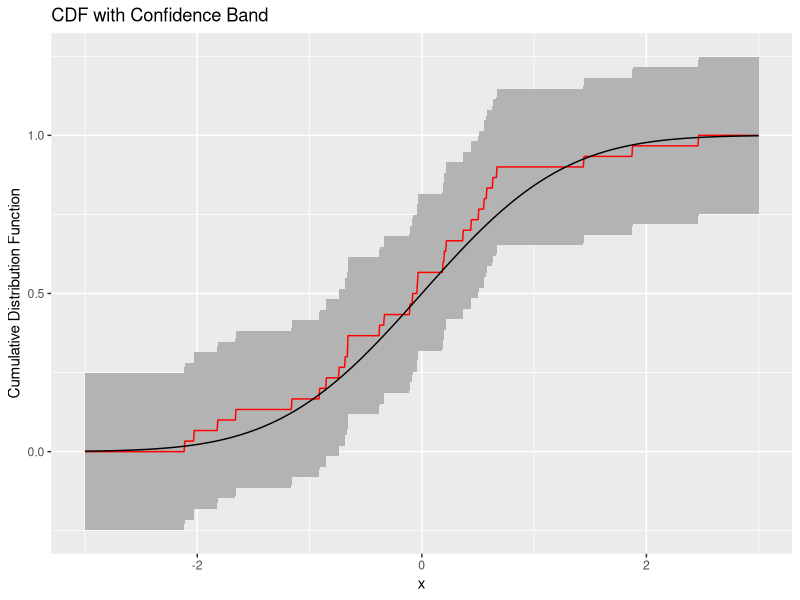
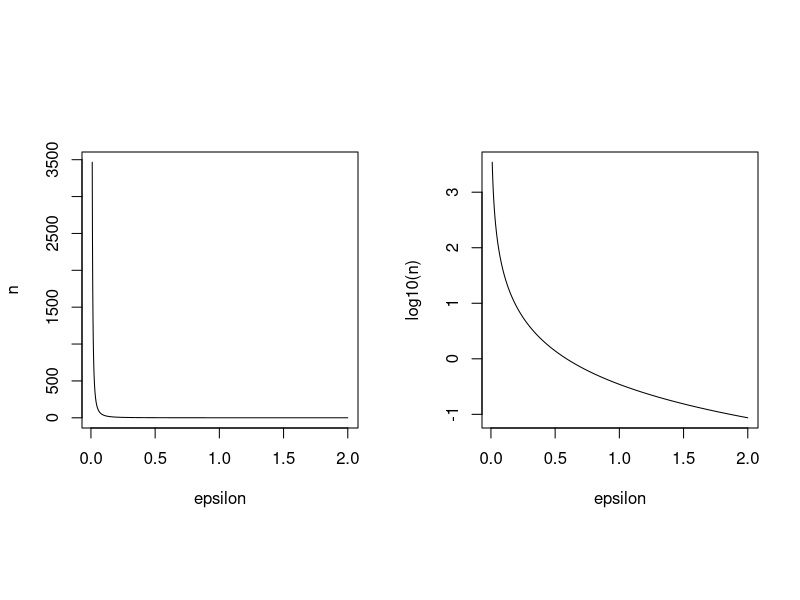
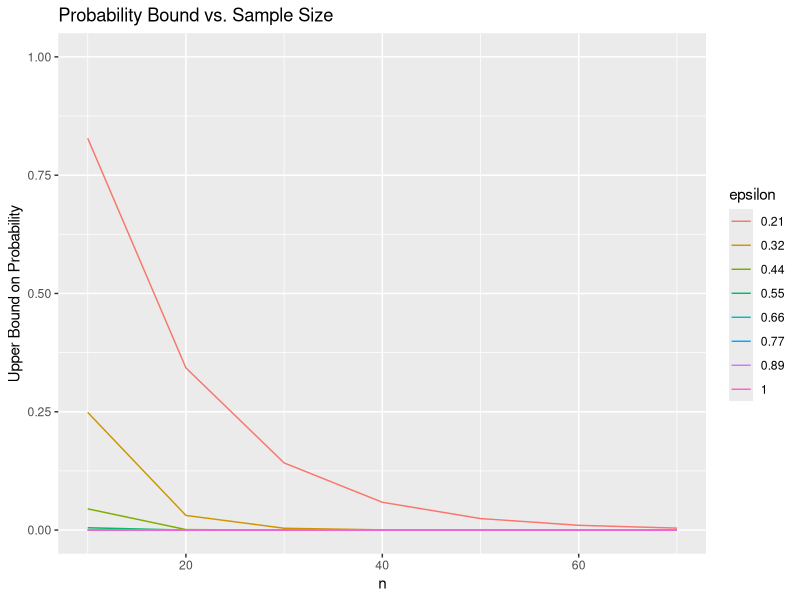
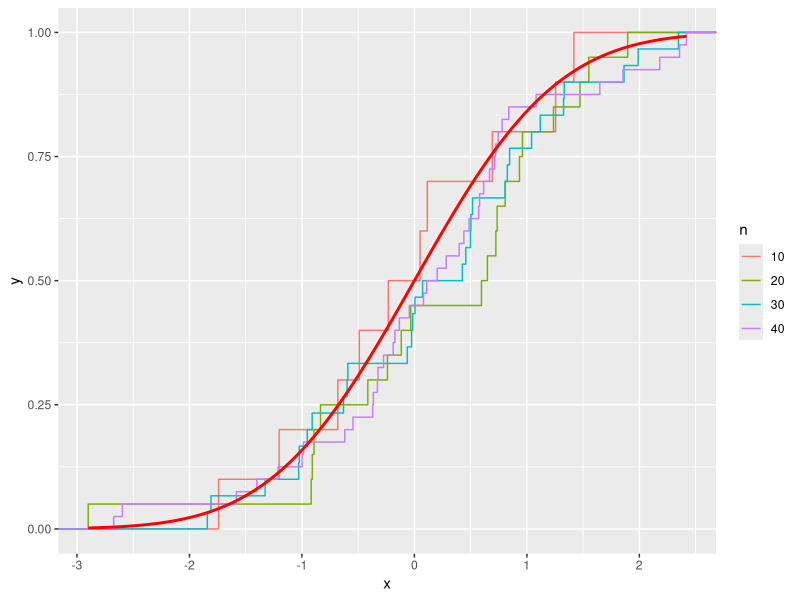
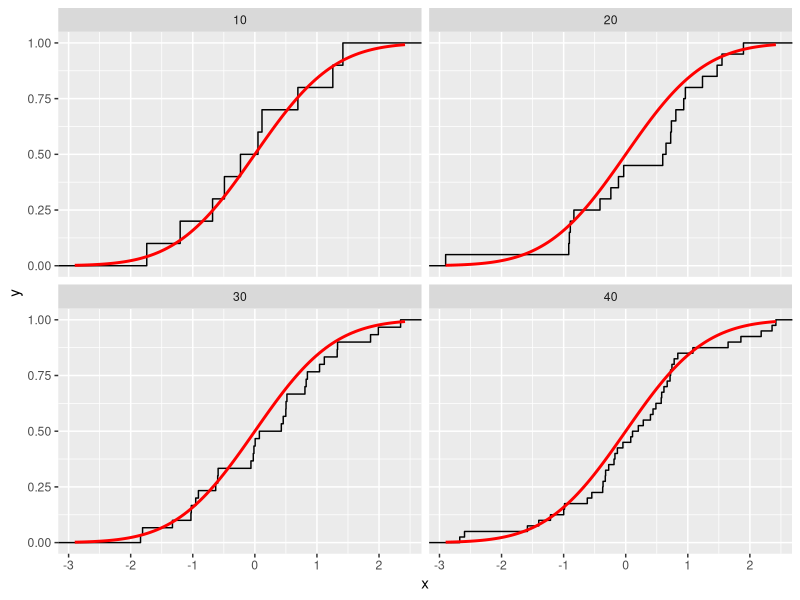
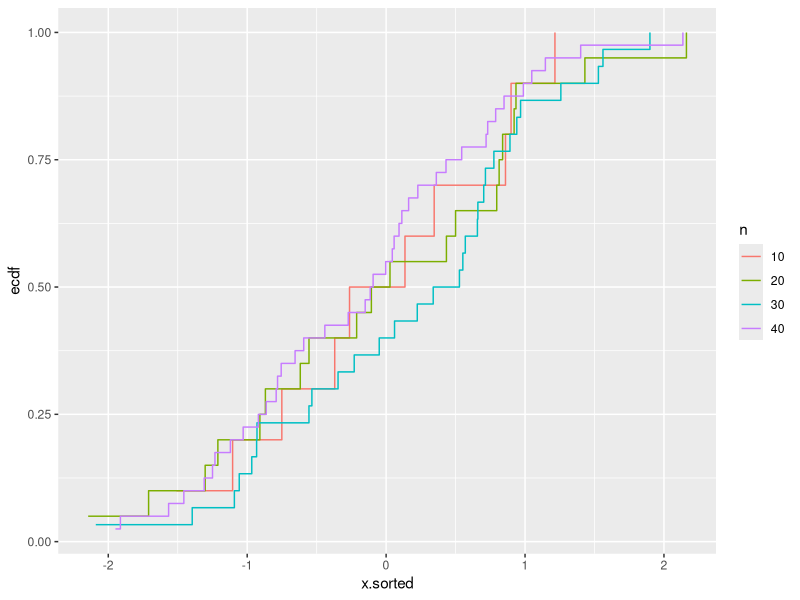
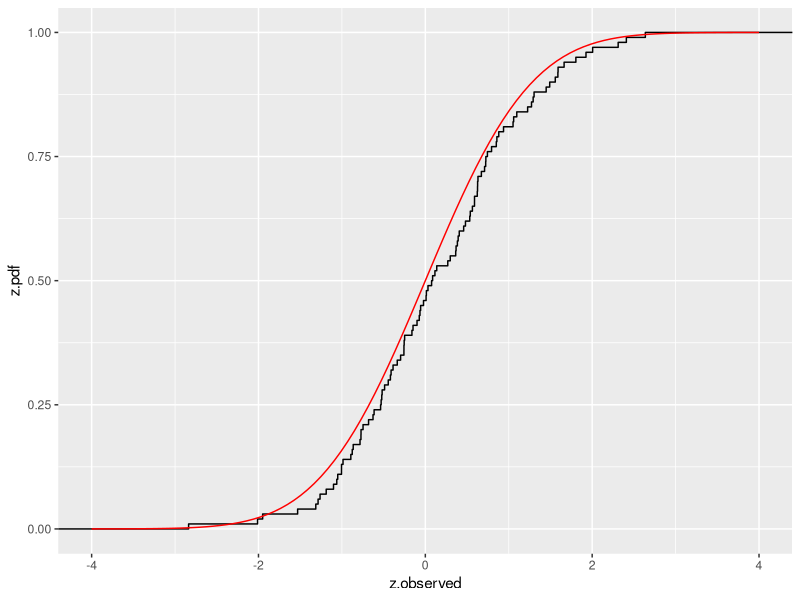

Reproduce these figures in R, in order.
## ---- chunk 1
knitr::opts_chunk$set(echo = TRUE)

library(ggplot2)
library(dplyr)
library(reshape2)
## ---- chunk 2
# True CDF 
x.values <- seq(from=-3, to=3, length.out=1e3)
F.true <- pnorm(x.values)
# Estimated CDF 
n <- 30
sample.values <- rnorm(n)
F.hat <- ecdf(sample.values)(x.values)
df <- data.frame(x.values, F.true, F.hat)
alpha <- 0.05 
conf.band.width <- sqrt(log(2 / alpha) / (2 * n))
# Plot a band around 
ggplot(df, aes(x.values, F.hat)) + 
  geom_ribbon(aes(ymin=F.hat - conf.band.width, 
                  ymax=F.hat + conf.band.width), 
              fill="grey70") + 
  geom_line(col="red") + 
  geom_line(aes(x.values, F.true)) + 
  ylab("Cumulative Distribution Function") + 
  xlab("x") + 
  ggtitle("CDF with Confidence Band") + 
  annotate("text", x=0, y=0.5, label="")
## ---- chunk 3
eps.values <- seq(from=0.01, to=2, length.out=1e3)
n.values <- log(2) / (2 * eps.values^2)
par(mfrow=c(1, 2))
par(pty="s")
plot(eps.values, n.values, type="l", ylab="n", xlab="epsilon")
plot(eps.values, log10(n.values), type="l", 
     ylab="log10(n)", xlab="epsilon")
## ---- chunk 4
n.values <- seq(from=10, to=75, by=10)
epsilon.values <- seq(from=0.21, to=1, length.out=8)
bound <- outer(X=n.values, Y=epsilon.values, 
               FUN=function(n, eps) 2 * exp(- 2 * n * eps^2))
df <- data.frame(n.values, bound)
# names(df)[2:ncol(df)] <- paste0(
#   "eps_", round(epsilon.values, 2))
names(df)[2:ncol(df)] <- round(epsilon.values, 2)
df.melted <- melt(df, id.vars="n.values", 
                  variable.name="epsilon")
ggplot(df.melted, aes(n.values, value, col=epsilon)) +
  geom_line() + 
  ggtitle("Probability Bound vs. Sample Size") + 
  xlab("n") + 
  ylab("Upper Bound on Probability") + 
  ylim(0, 1)
## ---- chunk 5
x.values <- seq(from=-3, to=3, length.out=1e3)
n.values <- c(10, 20, 30, 40)
df <- data.frame(
  x = rnorm(sum(n.values)),
  n  = rep(n.values, times=n.values) %>% factor)

# Plot all four empirical cdf's on the same plot
ggplot(df, aes(x, col=n)) + stat_ecdf() + 
  stat_function(fun = pnorm, geom="line", lwd=1, 
                col="red") 

# Separate plot for each cdf
ggplot(df, aes(x)) + facet_wrap(~n) + stat_ecdf() + 
  stat_function(fun = pnorm, geom="line", lwd=1, 
                col="red") 

x.values <- seq(from=-3, to=3, length.out=1e3)
n.values <- c(10, 20, 30, 40)
df <- data.frame(
  x = rnorm(sum(n.values)),
  n  = rep(n.values, times=n.values) %>% factor) %>% 
  group_by(n) %>% 
  mutate(ecdf = ecdf(x)(sort(x)), 
         x.sorted = sort(x))
ggplot(df, aes(x.sorted, ecdf, col=n)) + geom_step()
## ---- chunk 6
n <- 1e2
x.values <- seq(from=-4, to=4, length.out=n) %>% sort
df <- data.frame(z.observed = rnorm(n), 
                 x.values, 
                 z.pdf = pnorm(x.values))
ggplot(df) + stat_ecdf(aes(z.observed)) + 
  geom_line(aes(x.values, z.pdf), col="red")
